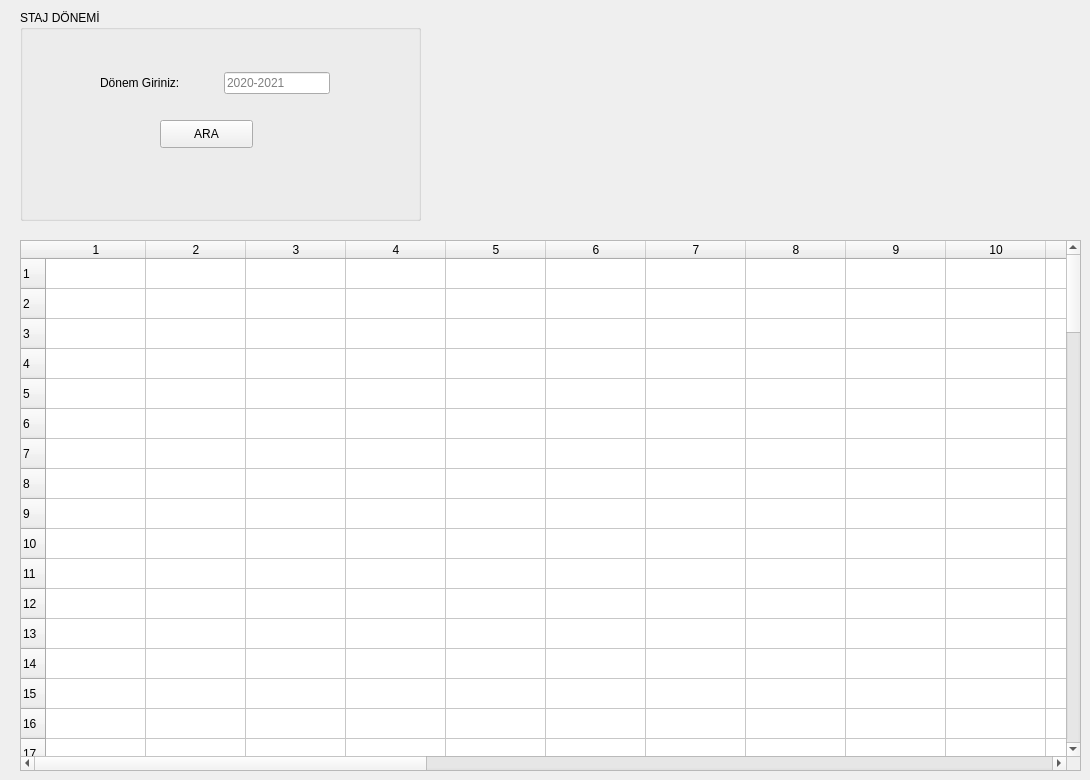
  <widget class="QWidget" name="centralwidget">
   <widget class="QTableWidget" name="tblwDonOgr">
    <property name="geometry">
     <rect>
      <x>20</x>
      <y>240</y>
      <width>1061</width>
      <height>531</height>
     </rect>
    </property>
    <property name="rowCount">
     <number>100</number>
    </property>
    <property name="columnCount">
     <number>26</number>
    </property>
    <row/>
    <row/>
    <row/>
    <row/>
    <row/>
    <row/>
    <row/>
    <row/>
    <row/>
    <row/>
    <row/>
    <row/>
    <row/>
    <row/>
    <row/>
    <row/>
    <row/>
    <row/>
    <row/>
    <row/>
    <row/>
    <row/>
    <row/>
    <row/>
    <row/>
    <row/>
    <row/>
    <row/>
    <row/>
    <row/>
    <row/>
    <row/>
    <row/>
    <row/>
    <row/>
    <row/>
    <row/>
    <row/>
    <row/>
    <row/>
    <row/>
    <row/>
    <row/>
    <row/>
    <row/>
    <row/>
    <row/>
    <row/>
    <row/>
    <row/>
    <row/>
    <row/>
    <row/>
    <row/>
    <row/>
    <row/>
    <row/>
    <row/>
    <row/>
    <row/>
    <row/>
    <row/>
    <row/>
    <row/>
    <row/>
    <row/>
    <row/>
    <row/>
    <row/>
    <row/>
    <row/>
    <row/>
    <row/>
    <row/>
    <row/>
    <row/>
    <row/>
    <row/>
    <row/>
    <row/>
    <row/>
    <row/>
    <row/>
    <row/>
    <row/>
    <row/>
    <row/>
    <row/>
    <row/>
    <row/>
    <row/>
    <row/>
    <row/>
    <row/>
    <row/>
    <row/>
    <row/>
    <row/>
    <row/>
    <row/>
    <column/>
    <column/>
    <column/>
    <column/>
    <column/>
    <column/>
    <column/>
    <column/>
    <column/>
    <column/>
    <column/>
    <column/>
    <column/>
    <column/>
    <column/>
    <column/>
    <column/>
    <column/>
    <column/>
    <column/>
    <column/>
    <column/>
    <column/>
    <column/>
    <column/>
    <column/>
   </widget>
   <widget class="QGroupBox" name="groupBox">
    <property name="geometry">
     <rect>
      <x>20</x>
      <y>10</y>
      <width>401</width>
      <height>211</height>
     </rect>
    </property>
    <property name="title">
     <string>STAJ DÖNEMİ</string>
    </property>
    <widget class="QPushButton" name="btnAra_2">
     <property name="geometry">
      <rect>
       <x>140</x>
       <y>110</y>
       <width>93</width>
       <height>28</height>
      </rect>
     </property>
     <property name="text">
      <string>ARA</string>
     </property>
    </widget>
    <widget class="QWidget" name="layoutWidget">
     <property name="geometry">
      <rect>
       <x>80</x>
       <y>60</y>
       <width>230</width>
       <height>26</height>
      </rect>
     </property>
     <layout class="QHBoxLayout" name="horizontalLayout_3">
      <item>
       <widget class="QLabel" name="label_3">
        <property name="text">
         <string>Dönem Giriniz:</string>
        </property>
       </widget>
      </item>
      <item>
       <spacer name="horizontalSpacer_3">
        <property name="orientation">
         <enum>Qt::Horizontal</enum>
        </property>
        <property name="sizeHint" stdset="0">
         <size>
          <width>40</width>
          <height>20</height>
         </size>
        </property>
       </spacer>
      </item>
      <item>
       <widget class="QLineEdit" name="lneDonYil">
        <property name="placeholderText">
         <string>2020-2021 </string>
        </property>
       </widget>
      </item>
     </layout>
    </widget>
   </widget>
  </widget>
